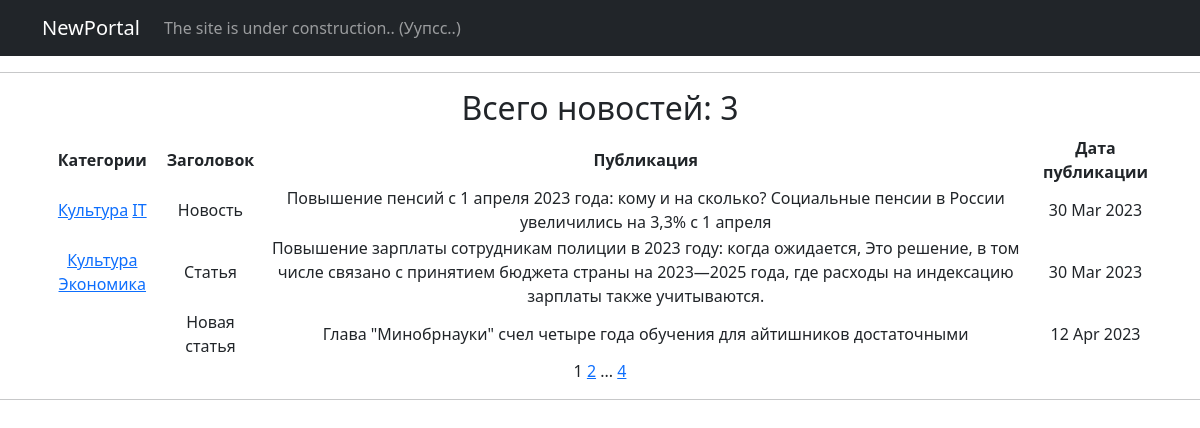
Page /news/ on the committed database.
### news/models.py (models this page shows, shortened)
class Category(models.Model):
    themes = models.CharField(max_length=2, choices=OPTIONS, unique=True)
    subscribers = models.ManyToManyField(User, blank=True, related_name='categories')
    def __str__(self):
        return self.get_themes_display()

class Post(models.Model):
    author = models.ForeignKey(Author, on_delete=models.CASCADE)
    view = models.CharField(max_length=2, choices=OPTIONS)
    time_in = models.DateTimeField(auto_now_add=True)
    category = models.ManyToManyField(Category, through='PostCategory')
    title = models.CharField(max_length=250)
    text = models.TextField()
    rating_post = models.IntegerField(default=0)

### news/views.py (the view)
# urls.py: path('', PostsList.as_view(), name='posts_list'),
class PostsList(ListView):
    model = Post
    ordering = 'time_in'
    template_name = 'posts.html'
    context_object_name = 'posts'
    paginate_by = 3
    def get_queryset(self):
        queryset = super().get_queryset()
        self.filterset = PostFilter(self.request.GET, queryset)
        return self.filterset.qs
    def get_context_data(self, **kwargs):
        context = super().get_context_data(**kwargs)
        return context

### news/templatetags/custom_filters.py (called while the page is built)
@register.filter()
def censor(text):
    stop_list = ['Гидра', 'Скотина', 'Падла',
                 'Гнида', 'Редиска',
                 'Padla', 'CkotiHa',
                 'Padla', 'GHida', 'Редиска',
                 'П4дл4', 'Плохой', 'Фигня']
    for word in stop_list:
        pattern = re.compile(word, re.IGNORECASE)
        text = pattern.sub(word[0] + "*" * len(word), text)
    return text

### templates/posts.html (shortened to what this page needs)
{% extends 'flatpages/default.html' %}
{% load custom_filters %}
{% load custom_tags %}
{% block content %}
<h2>Всего новостей: {{ object_list|length }}</h2>
{% if posts %}
<table>
    <tr>
        <td><b>Категории</b></td>
        <td><b>Заголовок</b></td>
        <td><b>Публикация</b></td>
        <td><b>Дата публикации</b></td>
    </tr>
    {% for post in posts %}
    <tr>
        <td>
            {% for category in post.category.all %}
            <a href="{% url 'category_list' category.id %}">{{ category }}</a>
            {% endfor %}
        </td>
        <td>{{ post.title}}</td>
        <td>{{ post.text|truncatewords:30|censor }}</td>
        <td>{{ post.time_in|date:'d M Y' }}</td>
    </tr>
    {% endfor %}
</table>
{% else %}
<h2>Новостей нет!</h2>
{% endif %}
{{ page_obj.number }}
{% if page_obj.has_next %}
<a href="?page={{ page_obj.next_page_number }}">{{ page_obj.next_page_number }}</a>
{% if paginator.num_pages != page_obj.next_page_number %}
...
<a href="?page={{ page_obj.paginator.num_pages }}">{{ page_obj.paginator.num_pages }}</a>
{% endif %}
{% endif %}
{% endblock content %}

### templates/flatpages/default.html (shortened to what this page needs)
<!DOCTYPE html>
<html lang="en">
<head>
    {% load static %}
    <link href="{% static 'css/styles.css' %}" rel="stylesheet"/>
</head>
<body>
<nav class="navbar navbar-expand-lg navbar-dark bg-dark static-top">
    <div class="container">
        <a class="navbar-brand" href="#">NewPortal</a>
        <div class="collapse navbar-collapse" id="navbarResponsive">
            <ul class="navbar-nav ml-auto">
                <li class="nav-item active">
                    <a class="nav-link" href="#">The site is under construction..
                        <span class="sr-only">(Уупсс..)</span>
                    </a>
                </li>
            </ul>
        </div>
    </div>
</nav>
<hr>
<div class="container">
    <div class="rpw">
        <div class="col-lg-12 text-center">
            {% block content %}{% endblock content %}
        </div>
    </div>
</div>
<hr>
</body>
</html>

### rows in the picture
Post: title "Новость", text|censor "Повышение пенсий с 1 апреля 2023 года: кому и на сколько? Социальные пенсии в России увеличились на 3,3% с 1 апреля", time_in "30 Mar 2023"
Category: themes "Культура"
Category: themes "IT"
Post: title "Статья", text|censor "Повышение зарплаты сотрудникам полиции в 2023 году: когда ожидается, Это решение, в том числе связано с принятием бюджета страны на 2023—2025 года, где расходы на индексацию зарплаты также учитываются.", time_in "30 Mar 2023"
Category: themes "Экономика"
Post: title "Новая статья", text|censor "Глава \"Минобрнауки\" счел четыре года обучения для айтишников достаточными", time_in "12 Apr 2023"

### other values in the picture
{{ object_list|length }} "3"
{{ page_obj.number }} "1"
{{ page_obj.next_page_number }} "2"
{{ page_obj.paginator.num_pages }} "4"
